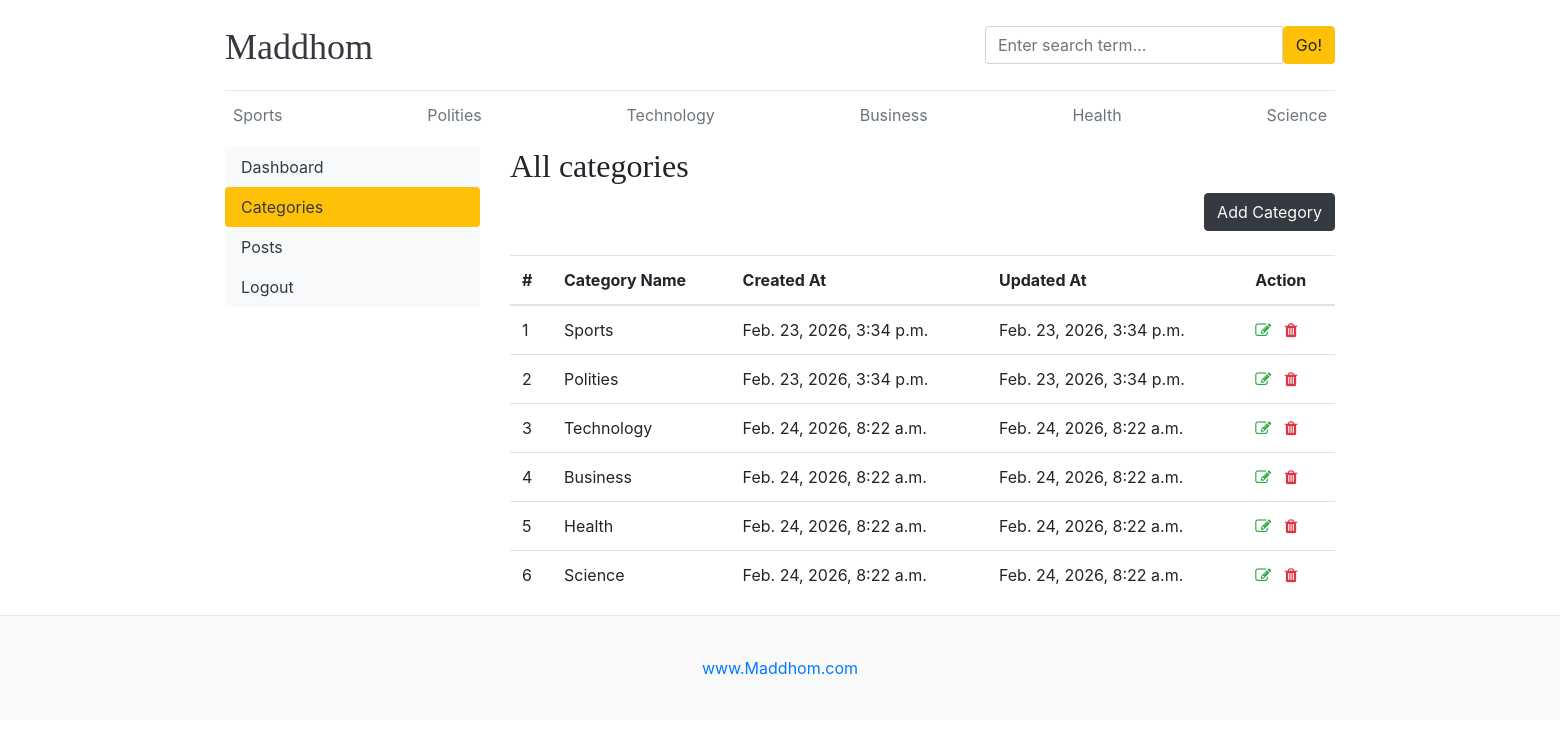
/dashboard/categories/, run on the app's committed database.
### blogs/models.py (models this page shows)
class Category(models.Model):
    category_name = models.CharField(max_length=50, unique=True)
    created_at = models.DateTimeField(auto_now_add=True)
    updated_at = models.DateTimeField(auto_now=True)
    class Meta:
        verbose_name_plural = 'categories'
    def __str__(self) -> str:
        return self.category_name

### dashboards/views.py (the view)
# urls.py: path('categories/', views.categories, name='categories'),
def categories(request):
    return render(request, 'dashboard/categories.html')

### blogs/context_processors.py (called while the page is built)
def get_categories(request):
    categories = Category.objects.all()
    return dict(categories=categories)

def get_social_links(request):
    social_links = SocialLink.objects.all()
    return dict(social_links=social_links)

### templates/dashboard/categories.html (shortened to what this page needs)
{% extends 'base.html' %}
{% block content %}
<div class="row">
    {% include 'dashboard/sidebar.html' %}
    <div class="col-md-9">
        <h2>All categories</h2>
        <a href="{% url 'add_categories' %}" class="btn btn-dark text-light float-right mb-4">Add Category</a>
        <table class="table table-hover">
            <thead>
                <tr>
                    <th scope="col">#</th>
                    <th scope="col">Category Name</th>
                    <th scope="col">Created At</th>
                    <th scope="col">Updated At</th>
                    <th scope="col">Action</th>
                </tr>
            </thead>
            <tbody>
                {% for cat in categories %}
                <tr>
                    <td>{{ forloop.counter }}</td>
                    <td>{{ cat }}</td>
                    <td>{{ cat.created_at }}</td>
                    <td>{{ cat.updated_at }}</td>
                    <td>
                        <a href="{% url 'edit_category' cat.id %}"><i class="fa fa-edit text-success"></i></a>
                        <a href="{% url 'delete_category' cat.id %}"><i class="fa fa-trash  text-danger"></i></a>
                    </td>
                </tr>
                {% endfor %}
            </tbody>
        </table>
    </div>
</div>
{% endblock %}

### templates/base.html (shortened to what this page needs)
{% load static %}
<!DOCTYPE html>
<html lang="en">
<head>
    <link href="https://getbootstrap.com/docs/4.0/dist/css/bootstrap.min.css" rel="stylesheet">
    <link rel="stylesheet" href="https://cdnjs.cloudflare.com/ajax/libs/font-awesome/4.7.0/css/font-awesome.min.css">
    <link href="{% static 'css/blog.css' %}" rel="stylesheet">
</head>
<body>
    <div class="container">
        <header class="blog-header py-3">
            <div class="row flex-nowrap justify-content-between align-items-center">
                <div class="col-8 pt-1">
                    <a class="blog-header-logo text-dark" href="/">Maddhom</a>
                </div>
                <div class="col-4">
                    <form action="{% url 'search' %}" method="GET">
                        <div class="input-group">
                            <input class="form-control" name="keyword" value="{{keyword}}" type="text"
                                placeholder="Enter search term..." aria-label="Enter search term..."
                                aria-describedby="button-search" />
                            <button class="btn btn-warning" type="submit" id="button-search" type="button">Go!</button>
                        </div>
                    </form>
                </div>
                <div class="col-4 d-flex justify-content-end align-items-center">
                </div>
            </div>
        </header>
        <div class="nav-scroller py-1 mb-2">
            <nav class="nav d-flex justify-content-between">
                {% for cat in categories %}
                <a class="p-2 text-muted" href="{% url 'posts_by_category' cat.id %}">{{ cat.category_name }}</a>
                {% endfor %}
            </nav>
        </div>
        {% block content %}
        {% endblock %}
    </div>
    <footer class="blog-footer">
        <p><a href="#">www.Maddhom.com</a></p>
    </footer>
</body>
</html>

### static/css/blog.css (style rules this page uses)
.blog-header { border-bottom: 1px solid #e5e5e5; }
.blog-header-logo { font-family: "Playfair Display", Georgia, "Times New Roman", serif; font-size: 2.25rem; }
h1, h2, h3, h4, h5, h6 { font-family: "Playfair Display", Georgia, "Times New Roman", serif; }
.blog-footer { padding: 2.5rem 0; color: #727272; text-align: center; background-color: #f9f9f9; border-top: .05rem solid #e5e5e5; }
.blog-footer p:last-child { margin-bottom: 0; }

### data on the page
Category: category_name "Sports", created_at "Feb. 23, 2026, 3:34 p.m.", updated_at "Feb. 23, 2026, 3:34 p.m."
Category: category_name "Polities", created_at "Feb. 23, 2026, 3:34 p.m.", updated_at "Feb. 23, 2026, 3:34 p.m."
Category: category_name "Technology", created_at "Feb. 24, 2026, 8:22 a.m.", updated_at "Feb. 24, 2026, 8:22 a.m."
Category: category_name "Business", created_at "Feb. 24, 2026, 8:22 a.m.", updated_at "Feb. 24, 2026, 8:22 a.m."
Category: category_name "Health", created_at "Feb. 24, 2026, 8:22 a.m.", updated_at "Feb. 24, 2026, 8:22 a.m."
Category: category_name "Science", created_at "Feb. 24, 2026, 8:22 a.m.", updated_at "Feb. 24, 2026, 8:22 a.m."
